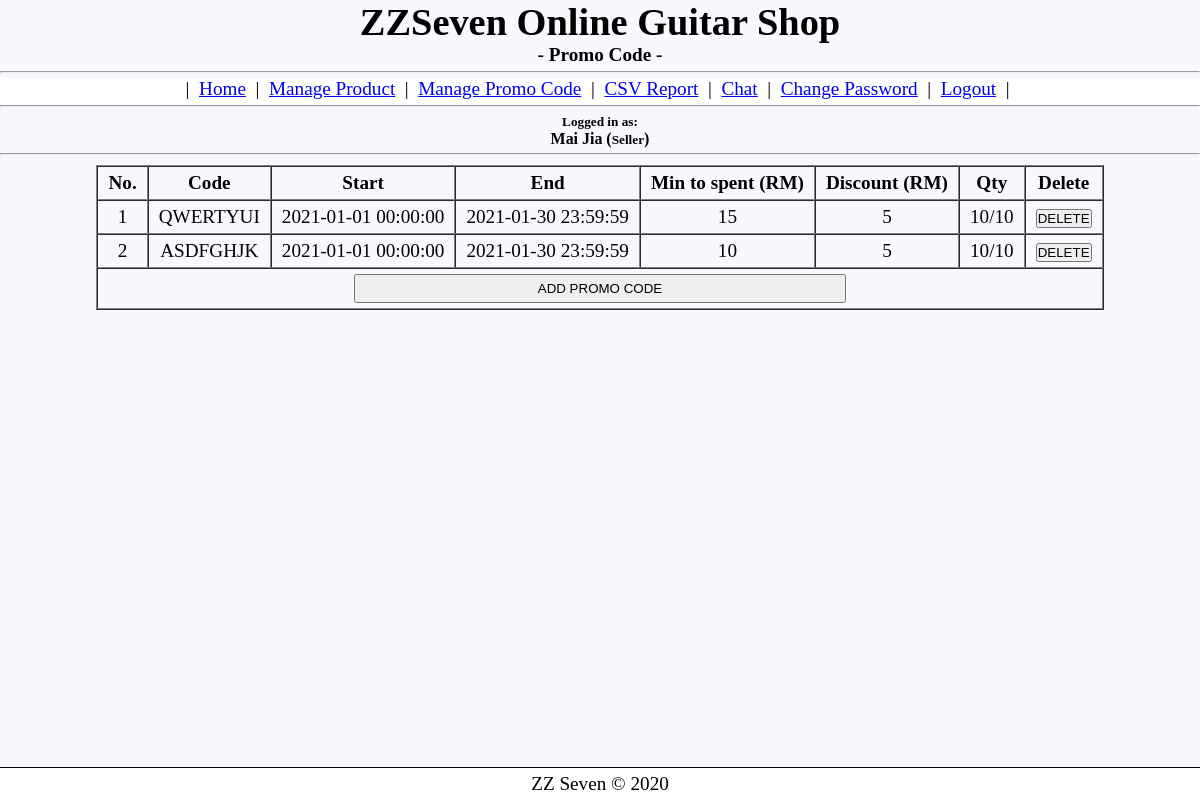
The app's page /promo.php (signed in) with its own data.
### tables this page shows
CREATE TABLE usertype (
    id TINYINT,
    name VARCHAR(16)
);

CREATE TABLE promo (
    id INT AUTO_INCREMENT NOT NULL PRIMARY KEY,
    idSeller INT,
    code VARCHAR(8),
    dateStart DATE,
    dateEnd DATE,
    timeStart TIME,
    timeEnd TIME,
    conditions SMALLINT,
    discount SMALLINT,
    quantityTotal SMALLINT,
    quantityLeft SMALLINT
);

### promo.php (the view, shortened to what this page needs)
<?php
    require_once('output_f.php');
    html_header('Promo Code');
    $conn = db_connect();
    if(isset($_SESSION['user'])) {
        $un = $_SESSION['user'];
        $rsUser = $conn->query("SELECT id, type FROM user WHERE name = '$un'");
        $user = $rsUser->fetch_assoc();
        $uid = $user['id'];
        ($user['type'] == 2)? menu3(): (($user['type'] == 1)? menu2(): menu());
        show_login_user($un);
    } else menu0();
?>
    <table id="vp" border="1" cellspacing="0" style="text-align: center">
        <tr>
            <th>No.</th>
            <th>Code</th>
            <th>Start</th>
            <th>End</th>
            <th>Min to spent (RM)</th>
            <th>Discount (RM)</th>
            <th>Qty</th>
            <?php if(isset($_SESSION['user']) && $user['type'] == 1) echo'<th>Delete</th>' ?>
        </tr>
    <?php
        if(isset($_SESSION['user']) && $user['type'] == 1) $query = "SELECT * FROM promo WHERE idSeller = $uid ORDER BY dateStart";
        else $query = "SELECT * FROM promo ORDER BY dateStart";
        $result = $conn->query($query);
        for($i=0;$i<$result->num_rows;$i++){
            $row = $result->fetch_assoc();
    ?>
        <tr>
            <td><?= ($i+1) ?></td>
            <td><?= $row['code'] ?></td>
            <td><?= $row['dateStart'] . ' ' . $row['timeStart'] ?></td>
            <td><?= $row['dateEnd'] . ' ' . $row['timeEnd'] ?></td>
            <td><?= $row['conditions'] ?></td>
            <td><?= $row['discount']; ?></td>
            <td><?= $row['quantityLeft'] . '/' . $row['quantityTotal'];  ?></td>
    <?php
            if(isset($_SESSION['user']) && $user['type'] == 1){
            $rid = $row['id'];
            echo "<td><form id='nof' action='promo.php' method='post'>
            <input type='hidden' name='delete' value='yes'>
            <input type='hidden' name='idPromo' value='" . $rid . "'>
            <input type='submit' name='delete' value='DELETE'>
            </form></td>";
            }
            echo '</tr>';
        }
        if(isset($_SESSION['user']) && $user['type'] == 1){
    ?>
        <tr>
            <td colspan="8">
                <input style="display: block;margin: auto;padding: 5px 10px; width: 50%;" type="button" onclick="location.href='addPromo.php'" value="ADD PROMO CODE">
            </td>
        </tr>
    <?php
        }
    ?>
    </table>
<?php
    html_footer();
?>

### output_f.php (shortened to what this page needs)
<?php
    function html_header($title) {
?>
<!DOCTYPE html>
<html lang="en">
<head>
    <link rel="stylesheet" href="style.css">
</head>
<body>
    <h1 style="text-align: center;">ZZSeven Online Guitar Shop</h1>
    <h4 style="text-align: center;">- <?= $title; ?> -</h4>
    <hr />
<?php
    }
?>
<?php
    function menu2(){
?>
    <nav style="text-align: center;">
        |&nbsp;&nbsp;<a href="member.php">Home</a> &nbsp;|&nbsp;
        <a href="viewProduct.php">Manage Product</a> &nbsp;|&nbsp;
        <a href="promo.php">Manage Promo Code</a> &nbsp;|&nbsp;
        <a href="CSV.php">CSV Report</a> &nbsp;|&nbsp;
        <a href="chat.php">Chat</a> &nbsp;|&nbsp;
        <a href="change_password.php">Change Password</a> &nbsp;|&nbsp;
        <a href="logout.php">Logout</a> &nbsp;|&nbsp;
        <hr>
    </nav>
<?php
    }
?>
<?php
    function show_login_user($username){
        $conn = db_connect();
        $rs = $conn->query("SELECT usertype.name FROM user JOIN usertype ON usertype.id = user.type WHERE user.name = '$username'");
        $row = $rs->fetch_assoc();
?>
    <h5 style="text-align: center;"><small>Logged in as:<br></small><?= $username; ?> (<small><?= ucfirst($row['name']); ?></small>)</h5>
    <hr>
<?php
    }
    function html_footer(){
?>
    <br><br><br>
    <footer>
        <p>ZZ Seven &copy; 2020</p>
    </footer>
</body>
</html>
<?php
    }
?>

### style.css (style rules this page uses)
* { margin: 0px; padding: 0px; }
body { font-size: 120%; background: #F8F8FF; }
hr { margin: 5px auto; }
#vp { margin: 10px auto; }
#vp tr td, th { padding: 5px 10px; }
nav { background-color: white; position: sticky; top: 0; }
footer { position: fixed; bottom: 0; width: 100%; text-align: center; border-top: 1px solid black; background-color: white; clear: both; }
footer p { padding: 5px; }

### records on screen
usertype: name "Seller"
promo: code "QWERTYUI", dateStart "2021-01-01", timeStart "00:00:00", dateEnd "2021-01-30", timeEnd "23:59:59", conditions "15", discount "5", quantityLeft "10", quantityTotal "10"
promo: code "ASDFGHJK", dateStart "2021-01-01", timeStart "00:00:00", dateEnd "2021-01-30", timeEnd "23:59:59", conditions "10", discount "5", quantityLeft "10", quantityTotal "10"

### other values on screen
$title "Promo Code"
$username "Mai Jia"
